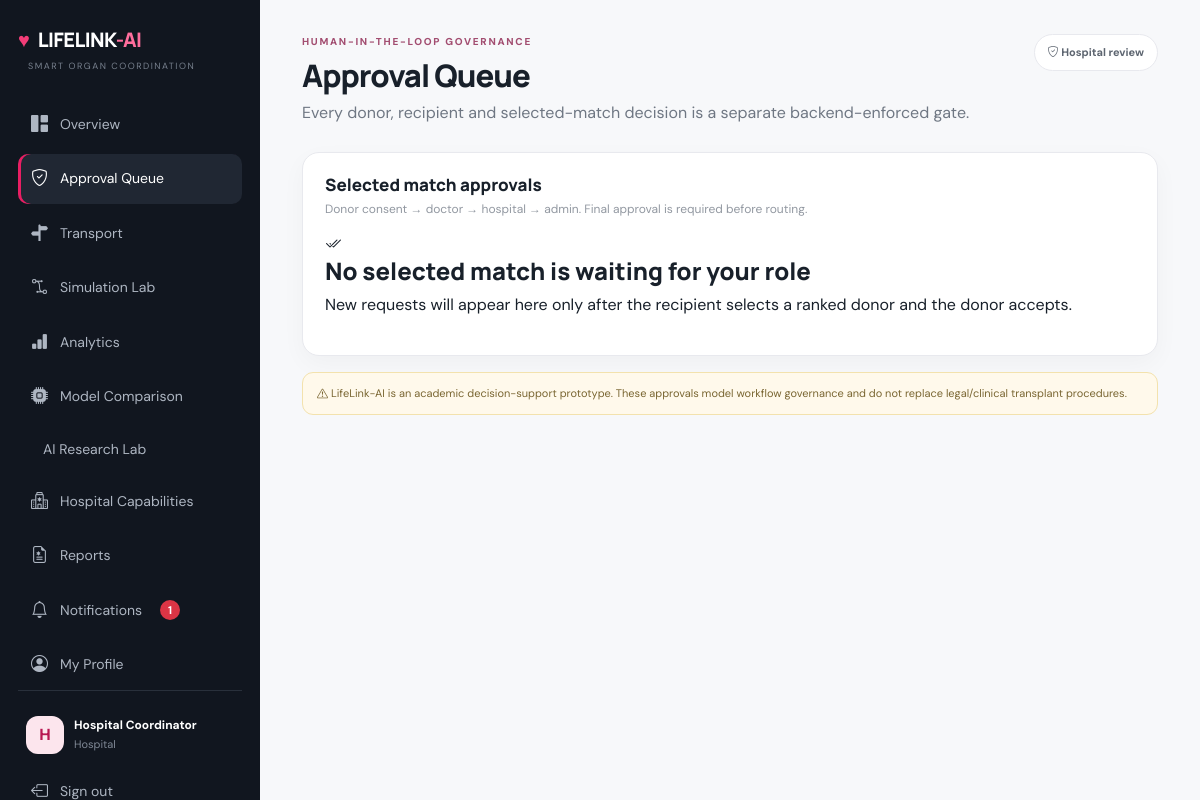
/approvals (signed in), run on the app's committed database.
### app/models.py (models this page shows)
class User(UserMixin, db.Model):
    id = db.Column(db.Integer, primary_key=True)
    name = db.Column(db.String(120), nullable=False)
    email = db.Column(db.String(160), unique=True, nullable=False)
    password = db.Column(db.String(255), nullable=False)
    role = db.Column(db.String(30), nullable=False)
    hospital = db.Column(db.String(160))
    created_at = db.Column(db.DateTime, default=datetime.utcnow)

### app/routes.py (the view)
@bp.route('/approvals')
@login_required
@require_page('approvals')
@require_verified
def approvals():
    donor_pending=Donor.query.filter_by(status='DOCTOR_PENDING').all() if current_user.role=='Doctor' else []
    donor_hospital=Donor.query.filter_by(status='HOSPITAL_PENDING').all() if current_user.role=='Hospital' else []
    donor_admin=Donor.query.filter_by(status='ADMIN_PENDING').all() if current_user.role=='Admin' else []
    recipient_pending=Recipient.query.filter_by(status='DOCTOR_PENDING').all() if current_user.role=='Doctor' else []
    if current_user.role=='Doctor': requests=MatchRequest.query.filter_by(final_status='DOCTOR_PENDING').all()
    elif current_user.role=='Hospital': requests=MatchRequest.query.filter_by(final_status='HOSPITAL_PENDING').all()
    elif current_user.role=='Admin': requests=MatchRequest.query.filter_by(final_status='ADMIN_PENDING').all()
    else: requests=[]
    return render_template('approvals.html',matches=[x.match for x in requests],match_requests=requests,donor_pending=donor_pending,donor_hospital=donor_hospital,donor_admin=donor_admin,recipient_pending=recipient_pending,**page_data())

### app/routes.py (called while the page is built)
@bp.before_app_request
def csrf_protect():
    if 'csrf_token' not in request.cookies:
        pass
    from flask import session
    if 'csrf_token' not in session: session['csrf_token']=secrets.token_urlsafe(32)
    if request.method=='POST' and request.endpoint not in {'main.login','main.register'}:
        token=(request.get_json(silent=True) or {}).get('_csrf') if request.is_json else request.form.get('_csrf')
        if not token or not secrets.compare_digest(token,session['csrf_token']): abort(400, description='Invalid or missing security token. Refresh the page and try again.')

def allowed(page): return current_user.role in PERMISSIONS and page in PERMISSIONS[current_user.role]

def require_page(page):
    def deco(fn):
        @wraps(fn)
        def wrapped(*a,**k):
            if not allowed(page): abort(403)
            return fn(*a,**k)
        return wrapped
    return deco

def require_verified(fn):
    @wraps(fn)
    def wrapped_verified(*a,**k):
        if current_user.role != 'Admin':
            p=get_profile()
            if not p or p.verification_status != 'Verified': abort(403)
        return fn(*a,**k)
    return wrapped_verified

def get_profile(user=None):
    u=user or current_user
    return UserProfile.query.filter_by(user_id=u.id).first() if getattr(u,'id',None) else None

def page_data():
    unread=0
    if current_user.is_authenticated:
        unread=Notification.query.filter_by(user_id=current_user.id,is_read=False).count()
    return dict(active=request.endpoint or '', unread_notifications=unread)

### app/templates/approvals.html (shortened to what this page needs)
{% extends 'base.html' %}{% block title %}Approval Queue · LifeLink-AI{% endblock %}{% block content %}
<div class="topbar"><div><div class="eyebrow">HUMAN-IN-THE-LOOP GOVERNANCE</div><h1>Approval Queue</h1><p class="muted">Every donor, recipient and selected-match decision is a separate backend-enforced gate.</p></div><span class="security-pill"><i class="bi bi-shield-check"></i> {{current_user.role}} review</span></div>
<div class="panel"><div class="panel-head"><div><h3>Selected match approvals</h3><p>Donor consent → doctor → hospital → admin. Final approval is required before routing.</p></div></div>{% for req in match_requests %}<div class="approval-card"><div class="approval-main"><div class="avatar big">{{req.donor.name[0]}}</div><div class="flex-grow-1"><div class="d-flex justify-content-between"><div><h4>{{req.donor.name}} <span class="arrow">→</span> {{req.recipient.name}}</h4><p class="muted">{{req.donor.organ}} · AI {{'%.1f'|format(req.match.score)}}% · request #{{req.id}}</p></div><span class="status">{{req.final_status}}</span></div><div class="tags"><span>Recipient {{req.recipient_status}}</span><span>Donor {{req.donor_status}}</span><span>Doctor {{req.doctor_status}}</span><span>Hospital {{req.hospital_status}}</span><span>Admin {{req.admin_status}}</span></div></div></div>{% if current_user.role in ['Doctor','Hospital','Admin'] %}<div class="actions"><form method="post" action="/match-request/{{req.id}}/approval"><input type="hidden" name="decision" value="ACCEPT"><button class="btn btn-success">{% if current_user.role=='Doctor' %}Doctor approve{% elif current_user.role=='Hospital' %}Hospital approve{% else %}Final admin authorize{% endif %}</button></form><form method="post" action="/match-request/{{req.id}}/approval"><input type="hidden" name="decision" value="REJECT"><input type="hidden" name="reason" value="Rejected during authorized review."><button class="btn btn-outline-danger">Reject</button></form></div>{% endif %}</div>{% else %}<div class="empty"><i class="bi bi-check2-all"></i><h4>No selected match is waiting for your role</h4><p>New requests will appear here only after the recipient selects a ranked donor and the donor accepts.</p></div>{% endfor %}</div>
<div class="disclaimer"><i class="bi bi-exclamation-triangle"></i> LifeLink-AI is an academic decision-support prototype. These approvals model workflow governance and do not replace legal/clinical transplant procedures.</div>{% endblock %}

### app/templates/base.html (shortened to what this page needs)
<!doctype html><html lang="en"><head><link href="https://cdn.jsdelivr.net/npm/bootstrap@5.3.3/dist/css/bootstrap.min.css" rel="stylesheet"><link href="https://cdn.jsdelivr.net/npm/bootstrap-icons@1.11.3/font/bootstrap-icons.css" rel="stylesheet"><link rel="stylesheet" href="{{url_for('static',filename='css/style.css')}}"></head><body>
{% if current_user.is_authenticated %}<aside class="sidebar"><div class="brand"><span class="logo-heart">♥</span> LIFELINK<span>-AI</span></div><div class="sidebar-label">SMART ORGAN COORDINATION</div><nav><a class="{{'active' if request.endpoint=='main.dashboard'}}" href="/dashboard"><i class="bi bi-grid-1x2-fill"></i> Overview</a>
{% if current_user.role in ['Admin','Doctor','Hospital'] %}<a class="{{'active' if request.endpoint=='main.approvals'}}" href="/approvals"><i class="bi bi-shield-check"></i> Approval Queue</a>{% endif %}
{% if current_user.role in ['Admin','Hospital'] %}<a class="{{'active' if request.endpoint=='main.transport'}}" href="/transport"><i class="bi bi-signpost-split-fill"></i> Transport</a><a class="{{'active' if request.endpoint=='main.simulation'}}" href="/simulation"><i class="bi bi-bezier2"></i> Simulation Lab</a>{% endif %}
{% if current_user.role in ['Admin','Doctor','Hospital'] %}<a class="{{'active' if request.endpoint=='main.analytics'}}" href="/analytics"><i class="bi bi-bar-chart-fill"></i> Analytics</a><a class="{{'active' if request.endpoint=='main.model_comparison'}}" href="/model-comparison"><i class="bi bi-cpu-fill"></i> Model Comparison</a><a class="{{'active' if request.endpoint=='main.ai_lab'}}" href="/ai-lab"> AI Research Lab</a>{% endif %}
{% if current_user.role in ['Admin','Hospital'] %}<a class="{{'active' if request.endpoint=='main.hospital_capabilities'}}" href="/hospital-capabilities"><i class="bi bi-hospital"></i> Hospital Capabilities</a>{% endif %}
<a class="{{'active' if request.endpoint in ['main.reports','main.before_report','main.after_report']}}" href="/reports"><i class="bi bi-file-earmark-medical"></i> Reports</a><a class="{{'active' if request.endpoint=='main.notifications'}}" href="/notifications"><i class="bi bi-bell"></i> Notifications {% if unread_notifications %}<span class="notification-count">{{unread_notifications}}</span>{% endif %}</a><a class="{{'active' if request.endpoint=='main.profile'}}" href="/profile"><i class="bi bi-person-circle"></i> My Profile</a></nav><div class="sidebar-bottom"><div class="mini-user"><div class="avatar">{{current_user.name[0]}}</div><div><b>{{current_user.name}}</b><small>{{current_user.role}}</small></div></div><a href="/logout"><i class="bi bi-box-arrow-left"></i> Sign out</a></div></aside><button class="mobile-menu" onclick="document.querySelector('.sidebar').classList.toggle('open')"></button>{% endif %}
<main class="{{'content' if current_user.is_authenticated else ''}}">{% block content %}{% endblock %}</main></body></html>

### app/static/css/style.css (style rules this page uses)
:root { --ink:#18202a;--muted:#6f7783;--line:#e8e9ee;--bg:#f7f8fa;--card:#fff;--pink:#e91e63;--pink2:#ad1457;--pink-soft:#fde8f0;--green:#11865a;--green-soft:#e7f7ef;--amber:#a46b00;--amber-soft:#fff5dc;--navy:#151a24 }
* { box-sizing:border-box }
body { margin:0;background:var(--bg);color:var(--ink);font-family:'DM Sans',sans-serif }
h1,h2,h3,h4,h5 { font-family:Manrope,sans-serif;font-weight:800 }
a { text-decoration:none;color:inherit }
.muted { color:var(--muted) }
.content { margin-left:260px;padding:34px 42px;min-height:100vh }
.sidebar { position:fixed;z-index:20;left:0;top:0;bottom:0;width:260px;background:#11161f;color:#fff;padding:26px 18px;display:flex;flex-direction:column }
.brand { font:800 20px Manrope,sans-serif;letter-spacing:-.6px }
.brand span:last-child { color:#ff6e9d }
.logo-heart { color:#f43d78;margin-right:5px }
.sidebar-label { font-size:9px;letter-spacing:1.5px;color:#78818e;margin:7px 10px 26px }
.sidebar nav { display:flex;flex-direction:column;gap:5px }
.sidebar nav a,.sidebar-bottom>a { padding:12px 13px;border-radius:10px;color:#aeb6c2;font-size:14px;display:flex;gap:12px;align-items:center }
.sidebar nav a i,.sidebar-bottom>a i { font-size:17px }
.sidebar nav a.active,.sidebar nav a:hover,.sidebar-bottom>a:hover { background:#202733;color:#fff }
.sidebar nav a.active { box-shadow:inset 3px 0 var(--pink) }
.sidebar-bottom { margin-top:auto;border-top:1px solid #29303b;padding-top:17px }
.mini-user { display:flex;gap:10px;align-items:center;padding:8px 8px 13px }
.mini-user b { display:block;font-size:12px }
.mini-user small { display:block;color:#7f8895;font-size:11px;margin-top:2px }
.avatar { height:38px;width:38px;border-radius:12px;background:#fce5ed;color:#b81752;display:grid;place-items:center;font-weight:800;flex:0 0 auto }
.topbar { display:flex;justify-content:space-between;align-items:flex-start;margin-bottom:27px }
.eyebrow { font-size:10px;font-weight:800;letter-spacing:1.7px;color:#a24d70;margin-bottom:8px }
.topbar h1 { font-size:31px;letter-spacing:-1px;margin:0 0 7px }
.topbar p { margin:0 }
.live-pill,.security-pill { background:#fff;border:1px solid var(--line);padding:9px 13px;border-radius:99px;font-size:11px;font-weight:700;color:#5d6570 }
.panel { background:#fff;border:1px solid var(--line);border-radius:17px;padding:22px;box-shadow:0 8px 24px rgba(24,32,42,.035) }
.panel-head { display:flex;justify-content:space-between;align-items:center;margin-bottom:15px }
.panel-head h3 { font-size:17px;margin:0 }
.panel-head p { margin:4px 0 0;color:#9298a1;font-size:12px }
.disclaimer { margin-top:16px;padding:12px 14px;background:#fff9eb;border:1px solid #f3e2ad;border-radius:11px;color:#7a6632;font-size:11px }

### app/templates/base.html (style rules this page uses)
.notification-count { display:inline-flex;align-items:center;justify-content:center;min-width:20px;height:20px;padding:0 5px;margin-left:6px;border-radius:999px;background:#dc3545;color:#fff;font-size:.7rem;font-weight:700 }

### data on the page
User: name "H", name "Hospital Coordinator", role "Hospital"

### other printed values
{{ unread_notifications }} "1"
